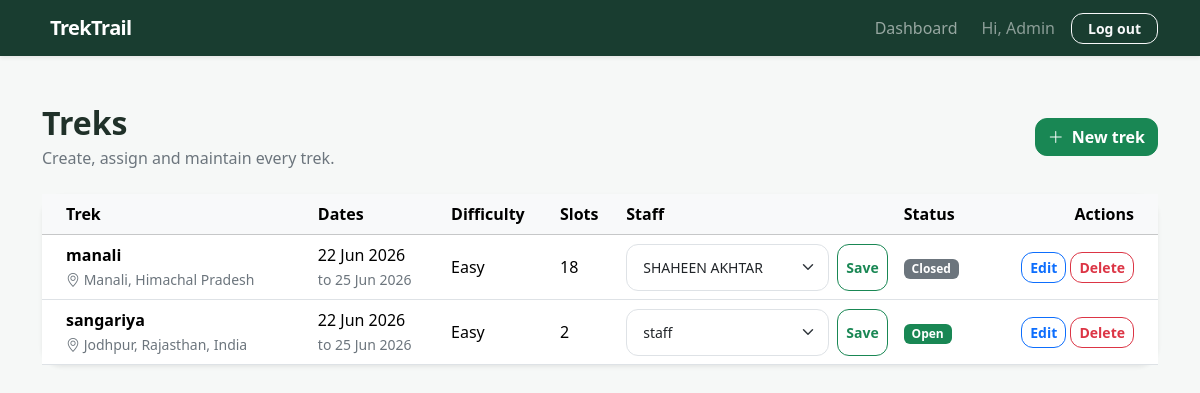
The app's page /admin/treks (signed in) with its own data.
### models.py (models this page shows)
class User(db.Model, UserMixin):
    __tablename__ = "users"
    id = db.Column(db.Integer, primary_key=True)
    name = db.Column(db.String(100), nullable=False)
    email = db.Column(db.String(120), unique=True, nullable=False)
    password = db.Column(db.String(255), nullable=False)
    role = db.Column(
        db.String(20),
        nullable=False,
        default="user"
    )
    role = db.Column(
        db.String(20),
        nullable=False,
        default="user"
    )
    status = db.Column(
        db.String(20),
        nullable=False,
        default="approved"
    )
    is_admin = db.Column(
        db.Boolean,
        default=False
    )
    created_at = db.Column(
        db.DateTime,
        default=datetime.utcnow
    )

class Trek(db.Model):
    __tablename__ = "treks"
    id = db.Column(db.Integer, primary_key=True)
    trek_name = db.Column(
        db.String(150),
        nullable=False
    )
    location = db.Column(
        db.String(150),
        nullable=False
    )
    difficulty = db.Column(
        db.String(20),
        nullable=False
    )
    duration = db.Column(
        db.Integer,
        nullable=False
    )
    available_slots = db.Column(
        db.Integer,
        nullable=False
    )
    assigned_staff_id = db.Column(
        db.Integer,
        db.ForeignKey("users.id")
    )
    status = db.Column(
        db.String(20),
        default="pending"
    )
    start_date = db.Column(
        db.Date,
        nullable=False
    )
    end_date = db.Column(
        db.Date,
        nullable=False
    )
    description = db.Column(
        db.Text
    )
    created_at = db.Column(
        db.DateTime,
        default=datetime.utcnow
    )
    assigned_staff = db.relationship(
        "User",
        backref="assigned_treks"
    )

### controller/admin.py (the view)
@admin_bp.route('/treks')
@admin_required
@login_required
def trek_list():
    all_treks = Trek.query.all()
    staff_members = User.query.filter_by(role='staff', status='approved').all()
    return render_template('admin/trek_list.html', treks=all_treks, staff_members=staff_members)

### app.py (called while the page is built)
@login_manager.user_loader
def load_user(user_id):
    return User.query.get(int(user_id))

### controller/auth.py (called while the page is built)
def admin_required(f):
    @wraps(f)
    def decorated_function(*args, **kwargs):
        if not current_user.is_authenticated or current_user.role != 'admin':
            flash('You do not have permission to access this page.', 'danger')
            return redirect(url_for('auth.login'))
        return f(*args, **kwargs)
    return decorated_function

### templates/admin/trek_list.html (shortened to what this page needs)
{% extends "layout.html" %}
{% block content %}
<div class="container py-5">
    <div class="d-flex justify-content-between align-items-center mb-4">
        <div>
            <h1 class="h2 fw-bold mb-1">Treks</h1>
            <p class="text-secondary mb-0">Create, assign and maintain every trek.</p>
        </div>
        <a href="{{ url_for('admin.create_trek') }}" class="btn btn-success">
            <i class="bi bi-plus-lg me-2"></i>New trek
        </a>
    </div>
    <div class="card dashboard-card shadow-sm">
        <div class="table-responsive">
            <table class="table align-middle mb-0">
                <thead class="table-light">
                    <tr>
                        <th class="ps-4">Trek</th>
                        <th>Dates</th>
                        <th>Difficulty</th>
                        <th>Slots</th>
                        <th>Staff</th>
                        <th>Status</th>
                        <th class="text-end pe-4">Actions</th>
                    </tr>
                </thead>
                <tbody>
                    {% for trek in treks %}
                    <tr>
                        <td class="ps-4">
                            <strong>{{ trek.trek_name }}</strong><br>
                            <small class="text-secondary">
                                <i class="bi bi-geo-alt"></i> {{ trek.location }}
                            </small>
                        </td>
                        <td>
                            {{ trek.start_date.strftime('%d %b %Y') }}<br>
                            <small class="text-secondary">
                                to {{ trek.end_date.strftime('%d %b %Y') }}
                            </small>
                        </td>
                        <td>{{ trek.difficulty }}</td>
                        <td>{{ trek.available_slots }}</td>
                        <td>
                            <form
                                action="{{ url_for('admin.assign_staff', trek_id=trek.id) }}"
                                method="post"
                                class="d-flex gap-2"
                            >
                                <select name="staff_id" class="form-select form-select-sm">
                                    {% for staff in staff_members %}
                                    <option
                                        value="{{ staff.id }}"
                                        {% if trek.assigned_staff_id == staff.id %}selected{% endif %}
                                    >
                                        {{ staff.name }}
                                    </option>
                                    {% endfor %}
                                </select>
                                <button class="btn btn-sm btn-outline-success">Save</button>
                            </form>
                        </td>
                        <td>
                            <span class="badge text-bg-{{ 'success' if trek.status|lower == 'open' else 'secondary' }}">
                                {{ trek.status|title }}
                            </span>
                        </td>
                        <td class="text-end pe-4">
                            <a
                                href="{{ url_for('admin.edit_trek', trek_id=trek.id) }}"
                                class="btn btn-sm btn-outline-primary"
                            >
                                Edit
                            </a>
                            <form
                                action="{{ url_for('admin.delete_trek', trek_id=trek.id) }}"
                                method="post"
                                class="d-inline"
                                onsubmit="return confirm('Delete this trek?')"
                            >
                                <button class="btn btn-sm btn-outline-danger">Delete</button>
                            </form>
                        </td>
                    </tr>
                    {% else %}
                    <tr>
                        <td colspan="7" class="text-center text-secondary py-5">
                            No treks found. Create your first trek.
                        </td>
                    </tr>
                    {% endfor %}
                </tbody>
            </table>
        </div>
    </div>
</div>
{% endblock %}

### templates/layout.html (shortened to what this page needs)
<!doctype html>
<html lang="en">
<head>
    <link href="https://cdn.jsdelivr.net/npm/bootstrap@5.3.3/dist/css/bootstrap.min.css" rel="stylesheet">
    <link href="https://cdn.jsdelivr.net/npm/bootstrap-icons@1.11.3/font/bootstrap-icons.min.css" rel="stylesheet">
</head>
<body class="{% block body_class %}{% endblock %}">
    {% if current_user.is_authenticated %}
    <nav class="navbar navbar-expand-lg navbar-dark sticky-top shadow-sm">
        <div class="container">
            {% if current_user.role == 'staff' and current_user.status == 'approved' %}
            <a class="navbar-brand fw-bold" href="{{ url_for('staff.dashboard') }}">
                <i class="bi bi-mountains me-2"></i>TrekTrail
            </a>
            {% elif current_user.role == 'admin' %}
            <a class="navbar-brand fw-bold" href="{{ url_for('admin.dashboard') }}">
                TrekTrail
            </a>
            {% else %}
            <a class="navbar-brand fw-bold" href="{{ url_for('user.dashboard') }}">
                <i class="bi bi-mountains me-2"></i>TrekTrail
            </a>
            {% endif %}
            <div class="collapse navbar-collapse" id="mainNav">
                <ul class="navbar-nav ms-auto align-items-lg-center gap-lg-2">
                    {% if current_user.role == 'staff' and current_user.status == 'approved' %}
                    <li class="nav-item"><a class="nav-link" href="{{ url_for('staff.dashboard') }}">Dashboard</a></li>
                    {% elif current_user.role == 'admin' %}
                    <li class="nav-item"><a class="nav-link" href="{{ url_for('admin.dashboard') }}">Dashboard</a></li>
                    {% else %}
                    <li class="nav-item"><a class="nav-link" href="{{ url_for('user.dashboard') }}">Dashboard</a></li>
                    {% endif %}
                    <li class="nav-item"><span class="nav-link text-white-50">Hi, {{ current_user.name }}</span></li>
                    <li class="nav-item">
                        <form method="post" action="{{ url_for('auth.logout') }}">
                            <button class="btn btn-outline-light btn-sm px-3" type="submit">Log out</button>
                        </form>
                    </li>
                </ul>
            </div>
        </div>
    </nav>
    {% endif %}
    <main class="page-shell {% block main_class %}{% endblock %}">
        {% block content %}{% endblock %}
    </main>
</body>
</html>

### templates/layout.html (style rules this page uses)
:root { --trek-green: #146c43; --trek-dark: #12372a; --trek-light: #edf7f1; }
body { min-height: 100vh; background: #f6f8f7; color: #203129; }
.navbar-brand { letter-spacing: -.03em; }
.navbar { background: rgba(18, 55, 42, 0.97); }
.page-shell { min-height: calc(100vh - 66px); }
.form-control, .form-select { border-radius: .75rem; padding: .75rem 1rem; }
.btn { border-radius: .75rem; font-weight: 600; }
.dashboard-card { border: 0; border-radius: 1.25rem; }

### records on screen
User: name "Admin"
Trek: trek_name "manali", location "Manali, Himachal Pradesh", start_date "22 Jun 2026", end_date "25 Jun 2026", difficulty "Easy", available_slots "18", staff_id "SHAHEEN AKHTAR", status "Closed"
Trek: trek_name "sangariya", location "Jodhpur, Rajasthan, India", start_date "22 Jun 2026", end_date "25 Jun 2026", difficulty "Easy", available_slots "2", staff_id "staff", status "Open"
